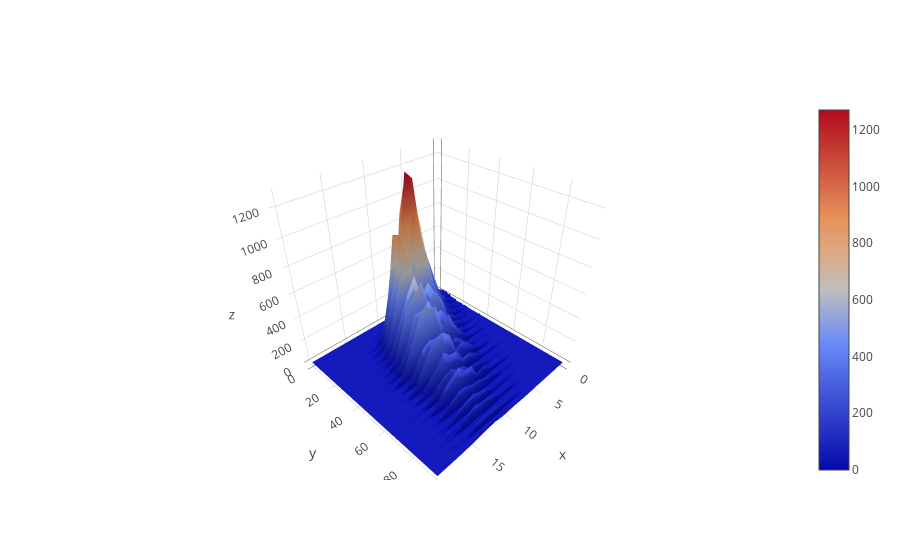

Notebook cell for this chart:
### Code cell
iplot([go.Surface(z=v)])

### Figure 1 — Plotly figure (JSON) as saved in the notebook; plotly's stock layout.template omitted (floating-point values rounded to 4 significant figures; data arrays with more than 128 entries replaced by an {"elided": "..."} marker saying what was removed)
{"data": [{"z": {"elided": "96x21 int values"}, "type": "surface", "uid": "c7f96dc2-d5c6-11e8-8674-fb13798f140d"}], "layout": {}}
